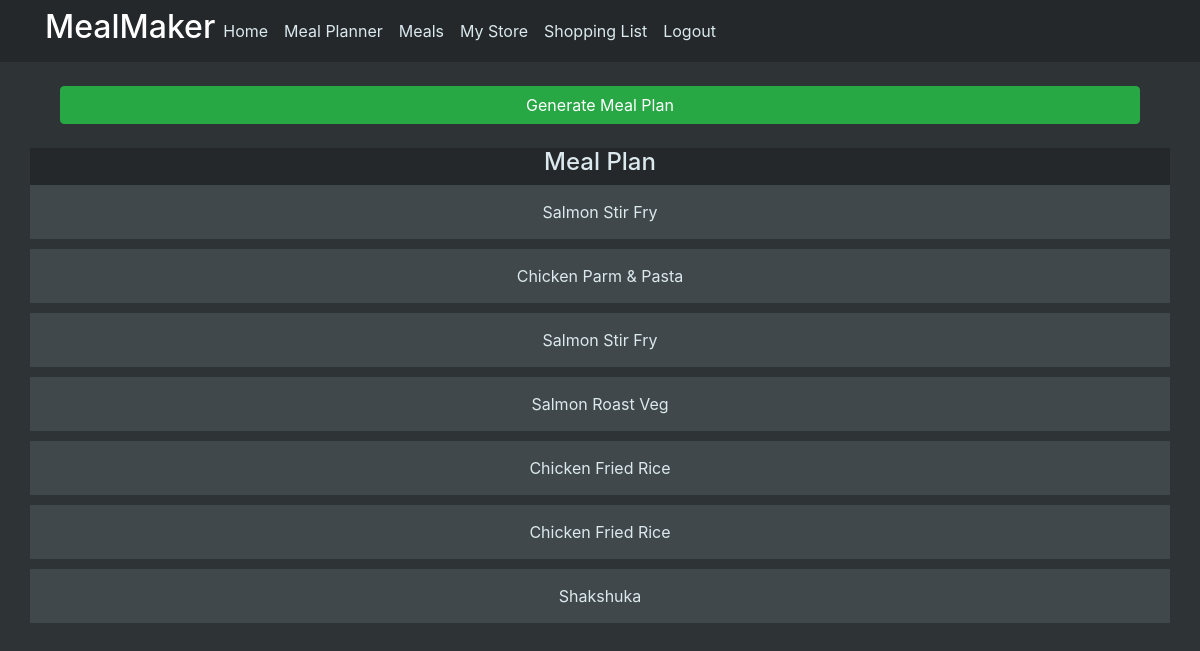
The page /meal_planner (signed in) on the database its author committed.
### mealmaker/models.py (models this page shows)
class MealPlan(db.Model):
    id = db.Column(db.Integer, primary_key=True)
    meal_name = db.Column(db.String(200))
    username = db.Column(db.String(200))

### mealmaker/views.py (the view)
@views.route("/meal_planner", methods=["GET", "POST"])
@login_required
def meal_planner():
    if request.method == 'POST':
        if request.form['generate-meal-plan'] == 'Generate Meal Plan':
            meals = Meal.query.all()
            meals_list = [meal for meal in meals]
            meal_plan = [random.choice(meals_list) for _ in range(7)]
            db.session.query(MealPlan).filter(MealPlan.username == current_user.id).delete()
            db.session.commit()
            for meal in meal_plan:
                planned_meal = MealPlan(meal_name=meal.name, username=current_user.id)
                db.session.add(planned_meal)
            db.session.commit()
            return redirect(url_for("views.meal_planner", user=current_user, meal_plan=meal_plan))
    elif request.method == 'GET':
        checker = db.session.query(MealPlan).filter(MealPlan.username == current_user.id)
        checker_list = [meal for meal in checker]
        if len(checker_list) == 0:
            meals = Meal.query.all()
            meals_list = [meal for meal in meals]
            meal_plan = [random.choice(meals_list) for _ in range(7)]
            db.session.query(MealPlan).filter(MealPlan.username == current_user.id).delete()
            db.session.commit()
            for meal in meal_plan:
                planned_meal = MealPlan(meal_name=meal.name, username=current_user.id)
                db.session.add(planned_meal)
            db.session.commit()
            flash("Meal Plan Generated!", "success")
        else:
            meals = MealPlan.query.filter(MealPlan.username == current_user.id)
            meal_plan = [meal for meal in meals]
    return render_template("meal_planner.html", user=current_user, meal_plan=meal_plan)

### mealmaker/__init__.py (called while the page is built)
def create_app():
    app = Flask(__name__)
    app.config["SECRET_KEY"] = "hjshjhdjah kjshkjdhjs"
    app.config["SQLALCHEMY_DATABASE_URI"] = f"sqlite:///{DB_NAME}"
    app.config["SQLALCHEMY_TRACK_MODIFICATIONS"] = False
    db.init_app(app)
    from .views import views
    from .auth import auth
    app.register_blueprint(views, url_prefix="/")
    app.register_blueprint(auth, url_prefix="/")
    from .models import User, Meal, Ingredient, MealPlan
    create_database(app)
    login_manager = LoginManager()
    login_manager.login_view = "auth.login"
    login_manager.init_app(app)
    @login_manager.user_loader
    def load_user(id):
        return User.query.get(id)
    return app

### mealmaker/templates/meal_planner.html (shortened to what this page needs)
{% extends "layout.html" %}
{% block content%}
<br>
<form method="post">
    <div align="center" class="col">
        <input class="btn btn-success btn-block" type="submit" name="generate-meal-plan" value="Generate Meal Plan">
    </div>
</form>
<br>
<div class="row div-color-dark">
    <div class="div-parent-center">
        <h4>Meal Plan</h4>
    </div>
</div>
{% for meal in meal_plan %}
<div class="row div-color-dim content-section-dim">
    <div class="col-12 text-center">{{meal.meal_name.title()}} </div>
</div>
{% endfor %}
{% endblock %}

### mealmaker/static/main.css (style rules this page uses)
body { background-color: #2e3335; color: #DBE9EE; }
.div-color-dark { background-color: #24282a; }
.div-color-dim { background-color: #40484b; }
.div-parent-center { width: 100%; text-align: center; }
.content-section-dim { padding: 15px 20px; background-color: #40484b; border-radius: 0px; margin-bottom: 10px; }

### rows shown on the page
MealPlan: meal_name "Salmon Stir Fry"
MealPlan: meal_name "Chicken Parm & Pasta"
MealPlan: meal_name "Salmon Stir Fry"
MealPlan: meal_name "Salmon Roast Veg"
MealPlan: meal_name "Chicken Fried Rice"
MealPlan: meal_name "Chicken Fried Rice"
MealPlan: meal_name "Shakshuka"
